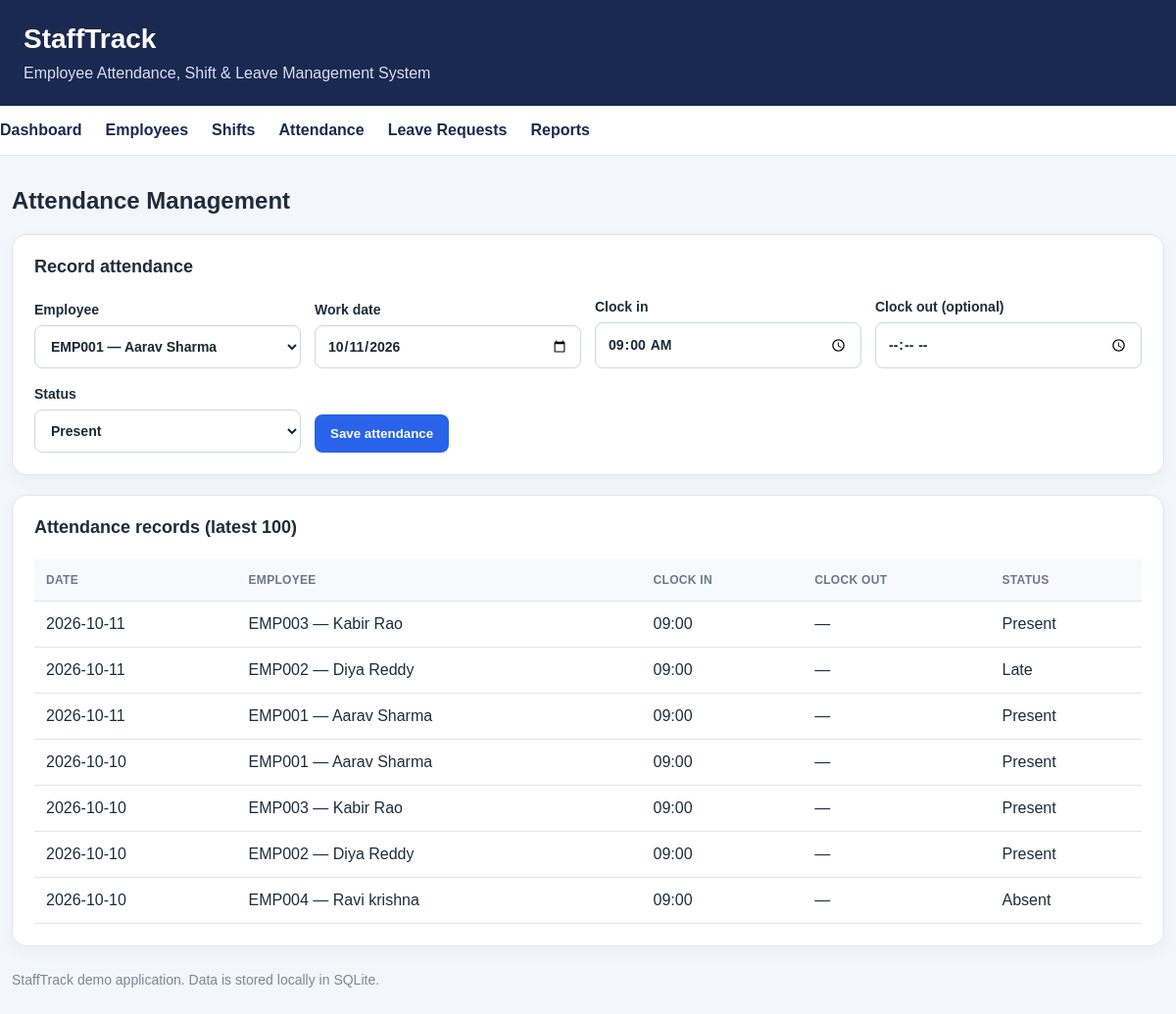
The app's page /attendance with its own data.
### tables this page shows
CREATE TABLE attendance (
      id INTEGER PRIMARY KEY AUTOINCREMENT,
      employee_id INTEGER NOT NULL REFERENCES employees(id),
      work_date TEXT NOT NULL,
      clock_in TEXT NOT NULL,
      clock_out TEXT,
      status TEXT NOT NULL CHECK (status IN ('Present','Absent','Late')),
      UNIQUE(employee_id, work_date),
      CHECK (clock_out IS NULL OR clock_out > clock_in)
    );

CREATE TABLE employees (
      id INTEGER PRIMARY KEY AUTOINCREMENT,
      code TEXT NOT NULL UNIQUE,
      full_name TEXT NOT NULL,
      email TEXT NOT NULL,
      department TEXT NOT NULL,
      hire_date TEXT NOT NULL,
      active INTEGER NOT NULL DEFAULT 1
    );

### app/routes.py (the view, shortened to what this page needs)
@bp.route("/attendance", methods=["GET","POST"])
def attendance():
    db = get_db()
    employees = db.execute("SELECT id,code,full_name FROM employees WHERE active=1 ORDER BY code").fetchall()
    rows = db.execute("""SELECT a.*,e.code,e.full_name FROM attendance a JOIN employees e ON e.id=a.employee_id
      ORDER BY a.work_date DESC,a.id DESC LIMIT 100""").fetchall()
    return render_template("attendance.html", employees=employees, records=rows)

### app/db.py (called while the page is built)
def get_db():
    if "db" not in g:
        db_path = current_app.config["DATABASE"]
        Path(db_path).parent.mkdir(parents=True, exist_ok=True)
        g.db = sqlite3.connect(db_path)
        g.db.row_factory = sqlite3.Row
        g.db.execute("PRAGMA foreign_keys = ON")
    return g.db

### app/routes.py (called while the page is built)
@bp.app_context_processor
def inject_today():
    return {"today": date.today().isoformat()}

### app/templates/attendance.html
{% extends "base.html" %}{% block title %}Attendance · StaffTrack{% endblock %}
{% block content %}<h2>Attendance Management</h2>
<section class="panel"><h3>Record attendance</h3><form method="post" class="form-grid">
<label>Employee<select name="employee_id" required>{% for e in employees %}<option value="{{ e.id }}">{{ e.code }} — {{ e.full_name }}</option>{% endfor %}</select></label>
<label>Work date<input name="work_date" type="date" value="{{ today }}" required></label>
<label>Clock in<input name="clock_in" type="time" value="09:00" required></label>
<label>Clock out (optional)<input name="clock_out" type="time"></label>
<label>Status<select name="status"><option>Present</option><option>Absent</option><option>Late</option></select></label>
<div class="form-action"><button>Save attendance</button></div></form></section>
<section class="panel"><h3>Attendance records (latest 100)</h3><table><thead><tr><th>Date</th><th>Employee</th><th>Clock in</th><th>Clock out</th><th>Status</th></tr></thead><tbody>
{% for r in records %}<tr><td>{{ r.work_date }}</td><td>{{ r.code }} — {{ r.full_name }}</td><td>{{ r.clock_in }}</td><td>{{ r.clock_out or '—' }}</td><td>{{ r.status }}</td></tr>
{% else %}<tr><td colspan="5">No attendance records found.</td></tr>{% endfor %}
</tbody></table></section>{% endblock %}

### app/static/style.css (style rules this page uses)
:root { font-family: Arial, Helvetica, sans-serif; color: #202b3c; background: #f3f6fb; }
* { box-sizing: border-box; }
body { margin: 0; background: #f3f6fb; }
h2 { font-size: 24px; margin: 0 0 20px; }
h3 { margin: 0 0 22px; font-size: 18px; }
.panel,.stat { background: white; border: 1px solid #e1e6ed; border-radius: 15px; box-shadow: 0 5px 18px rgba(22,39,69,.04); }
.panel { padding: 22px; margin: 20px 0; overflow-x: auto; }
.form-grid { display: grid; grid-template-columns: repeat(4,minmax(0,1fr)); gap: 18px 14px; align-items: end; }
label { font-weight: 700; font-size: 14px; display: flex; flex-direction: column; gap: 8px; }
input,select,textarea { width: 100%; border: 1px solid #cfd6df; background: white; border-radius: 8px; padding: 12px; font: inherit; color: #1d2736; min-height: 44px; }
button { border: 0; border-radius: 8px; background: #2863e9; color: white; padding: 12px 16px; font-weight: 700; cursor: pointer; }
.form-action { align-self: end; }
table { border-collapse: collapse; width: 100%; min-width: 680px; text-align: left; }
th { background: #f7f9fc; color: #6c7889; text-transform: uppercase; font-size: 12px; letter-spacing: .3px; }
th,td { padding: 14px 12px; border-bottom: 1px solid #e0e5eb; }

### records on screen
attendance: work_date "2026-10-11", code "EMP003", full_name "Kabir Rao", clock_in "09:00", clock_out "—", status "Present"
attendance: work_date "2026-10-11", code "EMP002", full_name "Diya Reddy", clock_in "09:00", clock_out "—", status "Late"
attendance: work_date "2026-10-11", code "EMP001", full_name "Aarav Sharma", clock_in "09:00", clock_out "—", status "Present"
attendance: work_date "2026-10-10", code "EMP001", full_name "Aarav Sharma", clock_in "09:00", clock_out "—", status "Present"
attendance: work_date "2026-10-10", code "EMP003", full_name "Kabir Rao", clock_in "09:00", clock_out "—", status "Present"
attendance: work_date "2026-10-10", code "EMP002", full_name "Diya Reddy", clock_in "09:00", clock_out "—", status "Present"
attendance: work_date "2026-10-10", code "EMP004", full_name "Ravi krishna", clock_in "09:00", clock_out "—", status "Absent"

### other values on screen
form field employee_id "EMP001 — Aarav Sharma"
